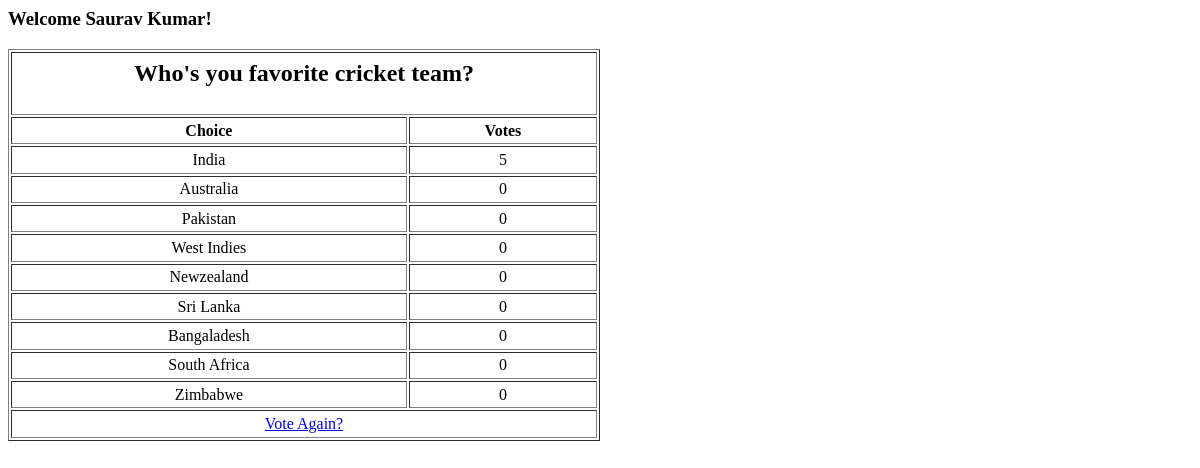
Before: /polls/3/results/ with the older database file.
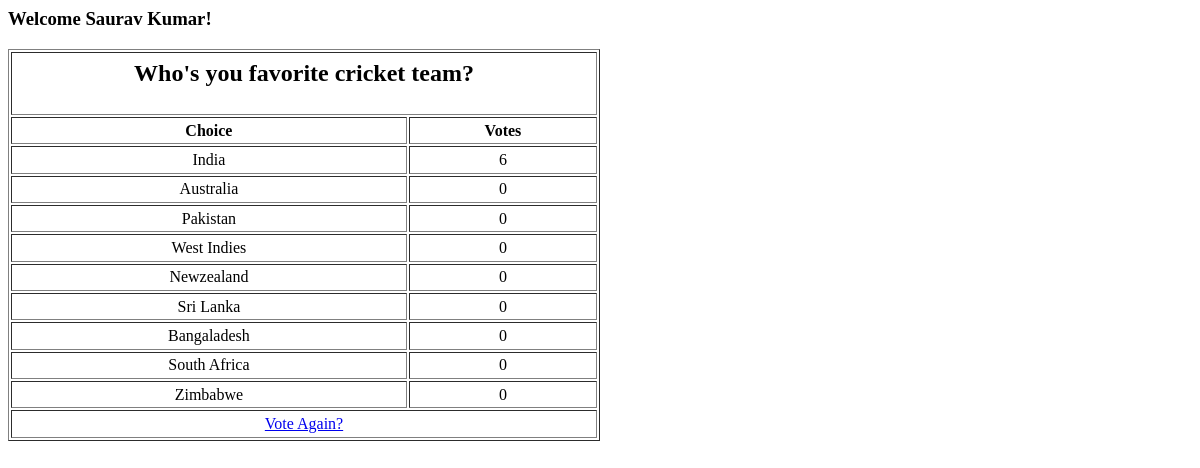
After: the same page with the newer database file.
### polls/models.py (models this page shows, shortened)
class Choice(models.Model):
    poll = models.ForeignKey(Poll)
    choice = models.CharField(max_length=200)
    votes = models.IntegerField()

### polls/views.py (the view)
# urls.py: url(r'^(?P<poll_id>\d+)/results/$', 'results'),
def results(request, poll_id):
    p = get_object_or_404(Poll, pk = poll_id)
    return render_to_response('polls/results.html', {
        'poll': p,
        'User': 'Saurav Kumar',
        })

### templates/polls/results.html
<h3>Welcome {{ User }}!</h3>
<table border="1" height="50%" width = "50%">
  <tr>
    <th colspan="2"><h2>{{ poll.question }}</h2> </th>
  </tr>
  <tr>
    <th>Choice</th>
    <th>Votes</th>
  </tr>
{% for choice in poll.choice_set.all %}
  <tr>
    <td align = "center">{{ choice.choice }}</td>
    <td align = "center">{{ choice.votes }}</td>
  </tr>
{% endfor %}
  <tr>
    <td align = "center" colspan = "2"><a href = "/polls/">Vote Again?</a></td>
</table>

Changed rows visible on the page:
changed Choice "India": votes "5" → "6"
